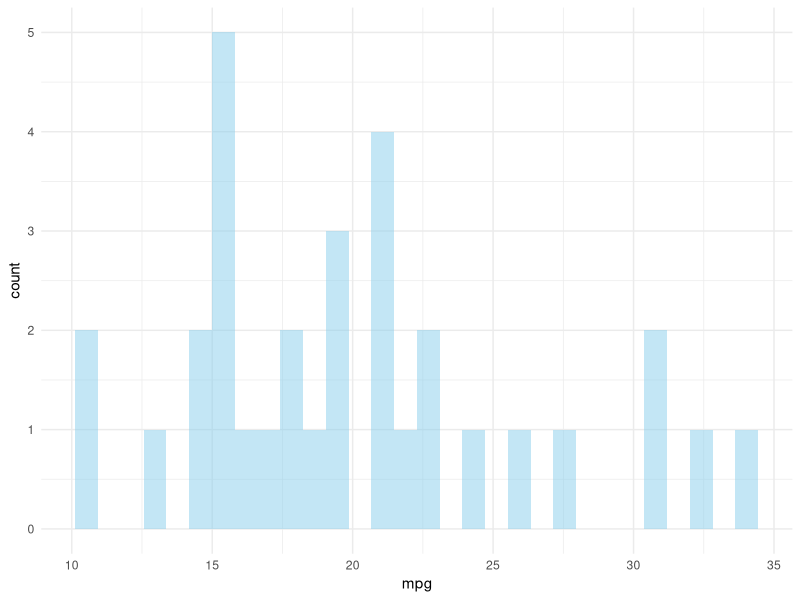

This chart was generated by the following R code:
## ---- chunk 1
# Paramètres généraux
knitr::opts_chunk$set(eval = TRUE,
                      echo = FALSE,
                      fig.align = "center",
                      fig.show = "hold",
                      message = FALSE,
                      warning = FALSE,
                      collapse = TRUE,
                      results = 'asis', # pour un dfSummary propre
                      out.width = "100%")
## ---- chunk 2
# Logo Datactivist haut de page
htmltools::img(src = "https://nextcloud.datactivist.coop/s/o53wzfMNnFosQni/preview", 
               alt = 'logo', 
               style = 'position:absolute; top:0; left:0.5; padding-top:10px;') #padding=taille des espaces autour
## ---- chunk 3
library(tidyverse)
ggplot( mtcars, aes(x=mpg)) + 
  geom_histogram(fill="skyblue", alpha=0.5) + 
  theme_minimal()
